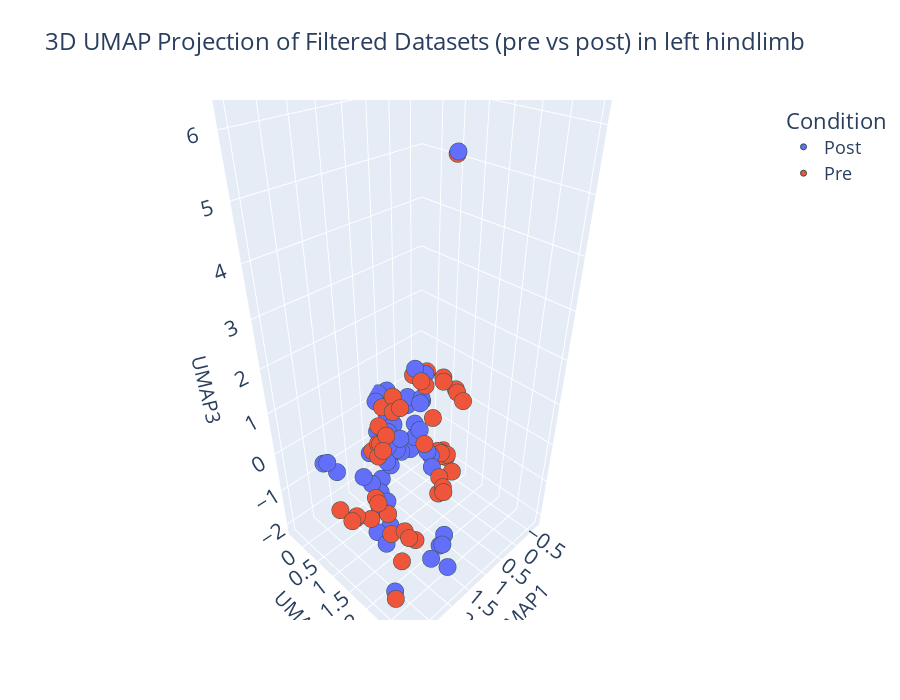
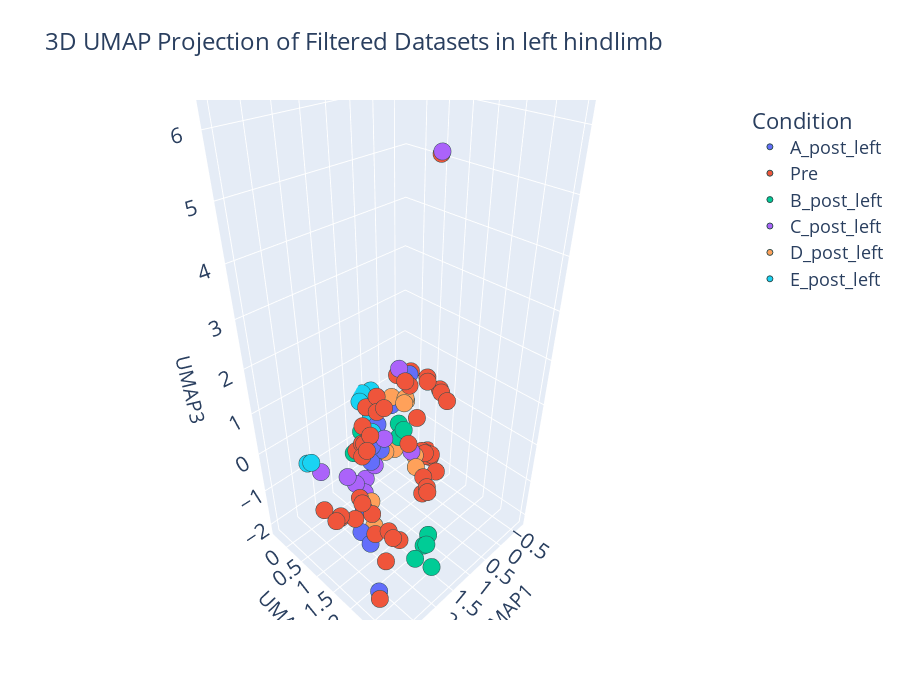

Notebook code for these charts, in order:
### Markdown cell above
## UMAP projection of the left limb

### Code cell
SCATTER_SIZE = 6
SCATTER_LINE_WIDTH = 1
SCATTER_SYMBOL = 'circle'
LEGEND_FONT_SIZE = 18
TITLE_FONT_SIZE = 24
AXIS_FONT_SIZE = 16
AXIS_TITLE_FONT_SIZE = 20

# Extract the specific post conditions for left hindlimb
def extract_post_condition(label):
    if "post" in label:
        return label
    else:
        return "Pre"

umap_plot_df["Dataset_label"] = umap_plot_df["Dataset"].map(dataset_label_map)
umap_plot_df_left = umap_plot_df[umap_plot_df["Dataset_label"].str.contains("left")]

umap_plot_df_left["Condition"] = umap_plot_df_left["Dataset_label"].apply(lambda x: "Pre" if "pre" in x else "Post")

fig = px.scatter_3d(
    umap_plot_df_left,
    x="UMAP1",
    y="UMAP2",
    z="UMAP3",
    color="Condition",
    symbol=None,
    hover_data=umap_plot_df_left.columns,
    title="3D UMAP Projection of Filtered Datasets (pre vs post) in left hindlimb"
)
fig.update_traces(marker=dict(size=SCATTER_SIZE, line=dict(width=SCATTER_LINE_WIDTH, color='DarkSlateGrey'), symbol=SCATTER_SYMBOL))
fig.update_layout(
    legend=dict(title="Condition", x=1.05, y=1, font=dict(size=LEGEND_FONT_SIZE)),
    width=900,
    height=700,
    scene=dict(
        xaxis=dict(title_font=dict(size=AXIS_TITLE_FONT_SIZE), tickfont=dict(size=AXIS_FONT_SIZE)),
        yaxis=dict(title_font=dict(size=AXIS_TITLE_FONT_SIZE), tickfont=dict(size=AXIS_FONT_SIZE)),
        zaxis=dict(title_font=dict(size=AXIS_TITLE_FONT_SIZE), tickfont=dict(size=AXIS_FONT_SIZE)),
    ),
    title=dict(font=dict(size=TITLE_FONT_SIZE))
)
fig.show()

umap_plot_df_left["Post_Condition"] = umap_plot_df_left["Dataset_label"].apply(extract_post_condition)

fig = px.scatter_3d(
    umap_plot_df_left,
    x="UMAP1",
    y="UMAP2",
    z="UMAP3",
    color="Post_Condition",
    symbol=None,
    hover_data=umap_plot_df_left.columns,
    title="3D UMAP Projection of Filtered Datasets in left hindlimb"
)
fig.update_traces(marker=dict(size=SCATTER_SIZE, line=dict(width=SCATTER_LINE_WIDTH, color='DarkSlateGrey'), symbol=SCATTER_SYMBOL))
fig.update_layout(
    legend=dict(title="Condition", x=1.05, y=1, font=dict(size=LEGEND_FONT_SIZE)),
    width=900,
    height=700,
    scene=dict(
        xaxis=dict(title_font=dict(size=AXIS_TITLE_FONT_SIZE), tickfont=dict(size=AXIS_FONT_SIZE)),
        yaxis=dict(title_font=dict(size=AXIS_TITLE_FONT_SIZE), tickfont=dict(size=AXIS_FONT_SIZE)),
        zaxis=dict(title_font=dict(size=AXIS_TITLE_FONT_SIZE), tickfont=dict(size=AXIS_FONT_SIZE)),
    ),
    title=dict(font=dict(size=TITLE_FONT_SIZE))
)
fig.show()

### Figure 1 — Plotly figure (JSON) as saved in the notebook; plotly's stock layout.template omitted (floating-point values rounded to 4 significant figures; data arrays with more than 128 entries replaced by an {"elided": "..."} marker saying what was removed)
{"data": [{"customdata": {"elided": "50x4 mixed values"}, "hovertemplate": "Condition=%{customdata[3]}<br>UMAP1=%{x}<br>UMAP2=%{y}<br>UMAP3=%{z}<br>Dataset=%{customdata[0]}<br>Mouse=%{customdata[1]}<br>Dataset_label=%{customdata[2]}<extra></extra>", "legendgroup": "Post", "marker": {"color": "#636efa", "line": {"color": "DarkSlateGrey", "width": 1}, "size": 6, "symbol": "circle"}, "mode": "markers", "name": "Post", "scene": "scene", "showlegend": true, "type": "scatter3d", "x": [-0.3835, 0.343, 1.386, 0.1885, 1.6, 2.004, 1.255, 1.883, 0.3651, 1.628, 0.08153, 1.657, 1.739, 2.291, 1.323, 0.7176, -0.02554, 1.64, 1.076, 2.202, 1.558, 2.277, 0.7772, 0.1679, 0.6493, -0.06578, 0.05996, -0.07529, -0.03103, 1.567, 1.825, 0.4286, 0.4983, 0.2873, -0.5768, 0.6719, 2.374, 0.4987, 0.4584, 0.4445, 0.8345, 2.425, 0.6106, 1.879, 0.4684, 0.7355, 1.205, 2.245, 0.9614, 2.668], "y": [0.05372, 0.6023, 2.307, 0.3029, 2.459, 2.548, 0.2943, 2.854, 0.482, 2.414, -0.03287, 0.5123, 0.3721, 0.2402, 0.4531, 0.8416, 0.4871, 0.5029, 0.4735, 2.999, 0.6761, 1.622, 0.4631, 0.06332, 0.3531, 0.2703, 0.3369, 0.5437, 0.2864, 0.8851, 1.242, 0.4107, -0.04059, 0.9235, 0.4955, -0.02808, 0.06513, -0.3495, -0.3237, -0.284, -0.206, 0.005623, -0.3779, 1.001, -0.2787, 0.3008, 0.5107, 1.33, 0.2694, 2.262], "z": [0.3217, -0.4691, -1.449, -0.5725, -1.418, -1.384, -0.134, -1.452, -0.7374, -1.462, -0.3157, -0.312, -1.019, -0.5774, -1.314, 1.439, -1.416, -1.192, -1.08, 6.254, -1.377, -1.536, -0.5267, 0.01326, -1.06, -0.1092, -0.06306, -1.53, -0.006998, -1.48, -1.709, -1.088, -0.6192, -1.372, -1.868, -0.7209, -0.3876, -0.04239, -0.2304, 0.1496, 0.1141, -0.414, 0.1131, -1.351, -0.49, -0.9815, -0.8636, -1.472, -0.7598, -2.0]}, {"customdata": {"elided": "50x4 mixed values"}, "hovertemplate": "Condition=%{customdata[3]}<br>UMAP1=%{x}<br>UMAP2=%{y}<br>UMAP3=%{z}<br>Dataset=%{customdata[0]}<br>Mouse=%{customdata[1]}<br>Dataset_label=%{customdata[2]}<extra></extra>", "legendgroup": "Pre", "marker": {"color": "#EF553B", "line": {"color": "DarkSlateGrey", "width": 1}, "size": 6, "symbol": "circle"}, "mode": "markers", "name": "Pre", "scene": "scene", "showlegend": true, "type": "scatter3d", "x": [2.768, 0.7098, 1.652, 0.77, -0.4384, -0.4131, -0.4135, 2.338, 2.254, 0.8936, 3.042, 2.333, 1.454, 0.9584, 1.631, 1.18, 2.745, -0.6796, 1.732, 1.109, 1.227, 2.299, 1.608, 1.42, 1.497, 0.1291, 1.474, 0.05059, 0.1269, 2.639, 2.488, -0.6178, -0.548, 1.375, 0.4622, 0.07667, 2.085, -0.5307, 2.571, 2.112, 2.528, 0.4881, -0.4858, 2.951, 0.2848, -0.6438, 2.064, 3.021, 1.06, 2.919], "y": [1.808, 1.109, 0.7723, 1.056, 0.04395, 0.4519, 0.5432, 2.199, 2.388, 1.487, 1.623, 2.306, 0.5784, 0.4613, 0.8092, 0.6977, 2.361, 0.376, 0.689, 0.3091, 1.597, 1.796, 0.967, 2.258, 2.22, 1.558, 2.325, 1.296, 1.031, 2.435, 1.941, 0.5266, 0.6121, 2.123, 1.644, 1.358, 1.405, 0.4903, 1.786, 1.304, 1.674, 0.5536, 0.492, 1.64, 1.18, 0.4113, 2.868, 1.267, 0.776, 1.583], "z": [-0.2602, 1.181, 0.1099, 1.287, 0.3663, -1.678, -1.691, -0.6222, -0.7725, 0.7276, -0.2464, -0.7215, 0.3089, 0.6926, 0.1112, 0.576, -2.051, -1.948, -0.08063, 0.421, 0.3658, -1.081, 0.4096, -0.1409, -0.2766, 0.7329, -0.1793, 0.8343, 1.023, -0.969, -0.2547, -1.963, -1.778, -0.01492, -0.8658, 0.804, 0.6364, -1.804, -0.03751, 0.4477, -0.0178, 1.018, -1.868, -0.1801, 1.083, -1.841, 6.17, -0.267, 0.6448, -0.3039]}], "layout": {"height": 700, "legend": {"font": {"size": 18}, "title": {"text": "Condition"}, "tracegroupgap": 0, "x": 1.05, "y": 1}, "scene": {"domain": {"x": [0, 1], "y": [0, 1]}, "xaxis": {"tickfont": {"size": 16}, "title": {"font": {"size": 20}, "text": "UMAP1"}}, "yaxis": {"tickfont": {"size": 16}, "title": {"font": {"size": 20}, "text": "UMAP2"}}, "zaxis": {"tickfont": {"size": 16}, "title": {"font": {"size": 20}, "text": "UMAP3"}}}, "title": {"font": {"size": 24}, "text": "3D UMAP Projection of Filtered Datasets (pre vs post) in left hindlimb"}, "width": 900}}

### Figure 2 — Plotly figure (JSON) as saved in the notebook; plotly's stock layout.template omitted (floating-point values rounded to 4 significant figures; data arrays with more than 128 entries replaced by an {"elided": "..."} marker saying what was removed)
{"data": [{"customdata": [[0, 0, "A_post_left", "Post", "A_post_left"], [0, 20, "A_post_left", "Post", "A_post_left"], [0, 42, "A_post_left", "Post", "A_post_left"], [0, 64, "A_post_left", "Post", "A_post_left"], [0, 86, "A_post_left", "Post", "A_post_left"], [0, 90, "A_post_left", "Post", "A_post_left"], [0, 92, "A_post_left", "Post", "A_post_left"], [0, 94, "A_post_left", "Post", "A_post_left"], [0, 96, "A_post_left", "Post", "A_post_left"], [0, 98, "A_post_left", "Post", "A_post_left"]], "hovertemplate": "Post_Condition=%{customdata[4]}<br>UMAP1=%{x}<br>UMAP2=%{y}<br>UMAP3=%{z}<br>Dataset=%{customdata[0]}<br>Mouse=%{customdata[1]}<br>Dataset_label=%{customdata[2]}<br>Condition=%{customdata[3]}<extra></extra>", "legendgroup": "A_post_left", "marker": {"color": "#636efa", "line": {"color": "DarkSlateGrey", "width": 1}, "size": 6, "symbol": "circle"}, "mode": "markers", "name": "A_post_left", "scene": "scene", "showlegend": true, "type": "scatter3d", "x": [-0.3835, 0.08153, 2.277, 0.4983, 1.879, 0.7355, 1.205, 2.245, 0.9614, 2.668], "y": [0.05372, -0.03287, 1.622, -0.04059, 1.001, 0.3008, 0.5107, 1.33, 0.2694, 2.262], "z": [0.3217, -0.3157, -1.536, -0.6192, -1.351, -0.9815, -0.8636, -1.472, -0.7598, -2.0]}, {"customdata": {"elided": "50x5 mixed values"}, "hovertemplate": "Post_Condition=%{customdata[4]}<br>UMAP1=%{x}<br>UMAP2=%{y}<br>UMAP3=%{z}<br>Dataset=%{customdata[0]}<br>Mouse=%{customdata[1]}<br>Dataset_label=%{customdata[2]}<br>Condition=%{customdata[3]}<extra></extra>", "legendgroup": "Pre", "marker": {"color": "#EF553B", "line": {"color": "DarkSlateGrey", "width": 1}, "size": 6, "symbol": "circle"}, "mode": "markers", "name": "Pre", "scene": "scene", "showlegend": true, "type": "scatter3d", "x": [2.768, 0.7098, 1.652, 0.77, -0.4384, -0.4131, -0.4135, 2.338, 2.254, 0.8936, 3.042, 2.333, 1.454, 0.9584, 1.631, 1.18, 2.745, -0.6796, 1.732, 1.109, 1.227, 2.299, 1.608, 1.42, 1.497, 0.1291, 1.474, 0.05059, 0.1269, 2.639, 2.488, -0.6178, -0.548, 1.375, 0.4622, 0.07667, 2.085, -0.5307, 2.571, 2.112, 2.528, 0.4881, -0.4858, 2.951, 0.2848, -0.6438, 2.064, 3.021, 1.06, 2.919], "y": [1.808, 1.109, 0.7723, 1.056, 0.04395, 0.4519, 0.5432, 2.199, 2.388, 1.487, 1.623, 2.306, 0.5784, 0.4613, 0.8092, 0.6977, 2.361, 0.376, 0.689, 0.3091, 1.597, 1.796, 0.967, 2.258, 2.22, 1.558, 2.325, 1.296, 1.031, 2.435, 1.941, 0.5266, 0.6121, 2.123, 1.644, 1.358, 1.405, 0.4903, 1.786, 1.304, 1.674, 0.5536, 0.492, 1.64, 1.18, 0.4113, 2.868, 1.267, 0.776, 1.583], "z": [-0.2602, 1.181, 0.1099, 1.287, 0.3663, -1.678, -1.691, -0.6222, -0.7725, 0.7276, -0.2464, -0.7215, 0.3089, 0.6926, 0.1112, 0.576, -2.051, -1.948, -0.08063, 0.421, 0.3658, -1.081, 0.4096, -0.1409, -0.2766, 0.7329, -0.1793, 0.8343, 1.023, -0.969, -0.2547, -1.963, -1.778, -0.01492, -0.8658, 0.804, 0.6364, -1.804, -0.03751, 0.4477, -0.0178, 1.018, -1.868, -0.1801, 1.083, -1.841, 6.17, -0.267, 0.6448, -0.3039]}, {"customdata": [[4, 2, "B_post_left", "Post", "B_post_left"], [4, 4, "B_post_left", "Post", "B_post_left"], [4, 6, "B_post_left", "Post", "B_post_left"], [4, 8, "B_post_left", "Post", "B_post_left"], [4, 10, "B_post_left", "Post", "B_post_left"], [4, 12, "B_post_left", "Post", "B_post_left"], [4, 14, "B_post_left", "Post", "B_post_left"], [4, 16, "B_post_left", "Post", "B_post_left"], [4, 18, "B_post_left", "Post", "B_post_left"], [4, 22, "B_post_left", "Post", "B_post_left"]], "hovertemplate": "Post_Condition=%{customdata[4]}<br>UMAP1=%{x}<br>UMAP2=%{y}<br>UMAP3=%{z}<br>Dataset=%{customdata[0]}<br>Mouse=%{customdata[1]}<br>Dataset_label=%{customdata[2]}<br>Condition=%{customdata[3]}<extra></extra>", "legendgroup": "B_post_left", "marker": {"color": "#00cc96", "line": {"color": "DarkSlateGrey", "width": 1}, "size": 6, "symbol": "circle"}, "mode": "markers", "name": "B_post_left", "scene": "scene", "showlegend": true, "type": "scatter3d", "x": [0.343, 1.386, 0.1885, 1.6, 2.004, 1.255, 1.883, 0.3651, 1.628, 1.657], "y": [0.6023, 2.307, 0.3029, 2.459, 2.548, 0.2943, 2.854, 0.482, 2.414, 0.5123], "z": [-0.4691, -1.449, -0.5725, -1.418, -1.384, -0.134, -1.452, -0.7374, -1.462, -0.312]}, {"customdata": [[8, 24, "C_post_left", "Post", "C_post_left"], [8, 26, "C_post_left", "Post", "C_post_left"], [8, 28, "C_post_left", "Post", "C_post_left"], [8, 30, "C_post_left", "Post", "C_post_left"], [8, 32, "C_post_left", "Post", "C_post_left"], [8, 34, "C_post_left", "Post", "C_post_left"], [8, 36, "C_post_left", "Post", "C_post_left"], [8, 38, "C_post_left", "Post", "C_post_left"], [8, 40, "C_post_left", "Post", "C_post_left"], [8, 44, "C_post_left", "Post", "C_post_left"]], "hovertemplate": "Post_Condition=%{customdata[4]}<br>UMAP1=%{x}<br>UMAP2=%{y}<br>UMAP3=%{z}<br>Dataset=%{customdata[0]}<br>Mouse=%{customdata[1]}<br>Dataset_label=%{customdata[2]}<br>Condition=%{customdata[3]}<extra></extra>", "legendgroup": "C_post_left", "marker": {"color": "#ab63fa", "line": {"color": "DarkSlateGrey", "width": 1}, "size": 6, "symbol": "circle"}, "mode": "markers", "name": "C_post_left", "scene": "scene", "showlegend": true, "type": "scatter3d", "x": [1.739, 2.291, 1.323, 0.7176, -0.02554, 1.64, 1.076, 2.202, 1.558, 0.7772], "y": [0.3721, 0.2402, 0.4531, 0.8416, 0.4871, 0.5029, 0.4735, 2.999, 0.6761, 0.4631], "z": [-1.019, -0.5774, -1.314, 1.439, -1.416, -1.192, -1.08, 6.254, -1.377, -0.5267]}, {"customdata": [[12, 46, "D_post_left", "Post", "D_post_left"], [12, 48, "D_post_left", "Post", "D_post_left"], [12, 50, "D_post_left", "Post", "D_post_left"], [12, 52, "D_post_left", "Post", "D_post_left"], [12, 54, "D_post_left", "Post", "D_post_left"], [12, 56, "D_post_left", "Post", "D_post_left"], [12, 58, "D_post_left", "Post", "D_post_left"], [12, 60, "D_post_left", "Post", "D_post_left"], [12, 62, "D_post_left", "Post", "D_post_left"], [12, 66, "D_post_left", "Post", "D_post_left"]], "hovertemplate": "Post_Condition=%{customdata[4]}<br>UMAP1=%{x}<br>UMAP2=%{y}<br>UMAP3=%{z}<br>Dataset=%{customdata[0]}<br>Mouse=%{customdata[1]}<br>Dataset_label=%{customdata[2]}<br>Condition=%{customdata[3]}<extra></extra>", "legendgroup": "D_post_left", "marker": {"color": "#FFA15A", "line": {"color": "DarkSlateGrey", "width": 1}, "size": 6, "symbol": "circle"}, "mode": "markers", "name": "D_post_left", "scene": "scene", "showlegend": true, "type": "scatter3d", "x": [0.1679, 0.6493, -0.06578, 0.05996, -0.07529, -0.03103, 1.567, 1.825, 0.4286, 0.2873], "y": [0.06332, 0.3531, 0.2703, 0.3369, 0.5437, 0.2864, 0.8851, 1.242, 0.4107, 0.9235], "z": [0.01326, -1.06, -0.1092, -0.06306, -1.53, -0.006998, -1.48, -1.709, -1.088, -1.372]}, {"customdata": [[16, 68, "E_post_left", "Post", "E_post_left"], [16, 70, "E_post_left", "Post", "E_post_left"], [16, 72, "E_post_left", "Post", "E_post_left"], [16, 74, "E_post_left", "Post", "E_post_left"], [16, 76, "E_post_left", "Post", "E_post_left"], [16, 78, "E_post_left", "Post", "E_post_left"], [16, 80, "E_post_left", "Post", "E_post_left"], [16, 82, "E_post_left", "Post", "E_post_left"], [16, 84, "E_post_left", "Post", "E_post_left"], [16, 88, "E_post_left", "Post", "E_post_left"]], "hovertemplate": "Post_Condition=%{customdata[4]}<br>UMAP1=%{x}<br>UMAP2=%{y}<br>UMAP3=%{z}<br>Dataset=%{customdata[0]}<br>Mouse=%{customdata[1]}<br>Dataset_label=%{customdata[2]}<br>Condition=%{customdata[3]}<extra></extra>", "legendgroup": "E_post_left", "marker": {"color": "#19d3f3", "line": {"color": "DarkSlateGrey", "width": 1}, "size": 6, "symbol": "circle"}, "mode": "markers", "name": "E_post_left", "scene": "scene", "showlegend": true, "type": "scatter3d", "x": [-0.5768, 0.6719, 2.374, 0.4987, 0.4584, 0.4445, 0.8345, 2.425, 0.6106, 0.4684], "y": [0.4955, -0.02808, 0.06513, -0.3495, -0.3237, -0.284, -0.206, 0.005623, -0.3779, -0.2787], "z": [-1.868, -0.7209, -0.3876, -0.04239, -0.2304, 0.1496, 0.1141, -0.414, 0.1131, -0.49]}], "layout": {"height": 700, "legend": {"font": {"size": 18}, "title": {"text": "Condition"}, "tracegroupgap": 0, "x": 1.05, "y": 1}, "scene": {"domain": {"x": [0, 1], "y": [0, 1]}, "xaxis": {"tickfont": {"size": 16}, "title": {"font": {"size": 20}, "text": "UMAP1"}}, "yaxis": {"tickfont": {"size": 16}, "title": {"font": {"size": 20}, "text": "UMAP2"}}, "zaxis": {"tickfont": {"size": 16}, "title": {"font": {"size": 20}, "text": "UMAP3"}}}, "title": {"font": {"size": 24}, "text": "3D UMAP Projection of Filtered Datasets in left hindlimb"}, "width": 900}}
